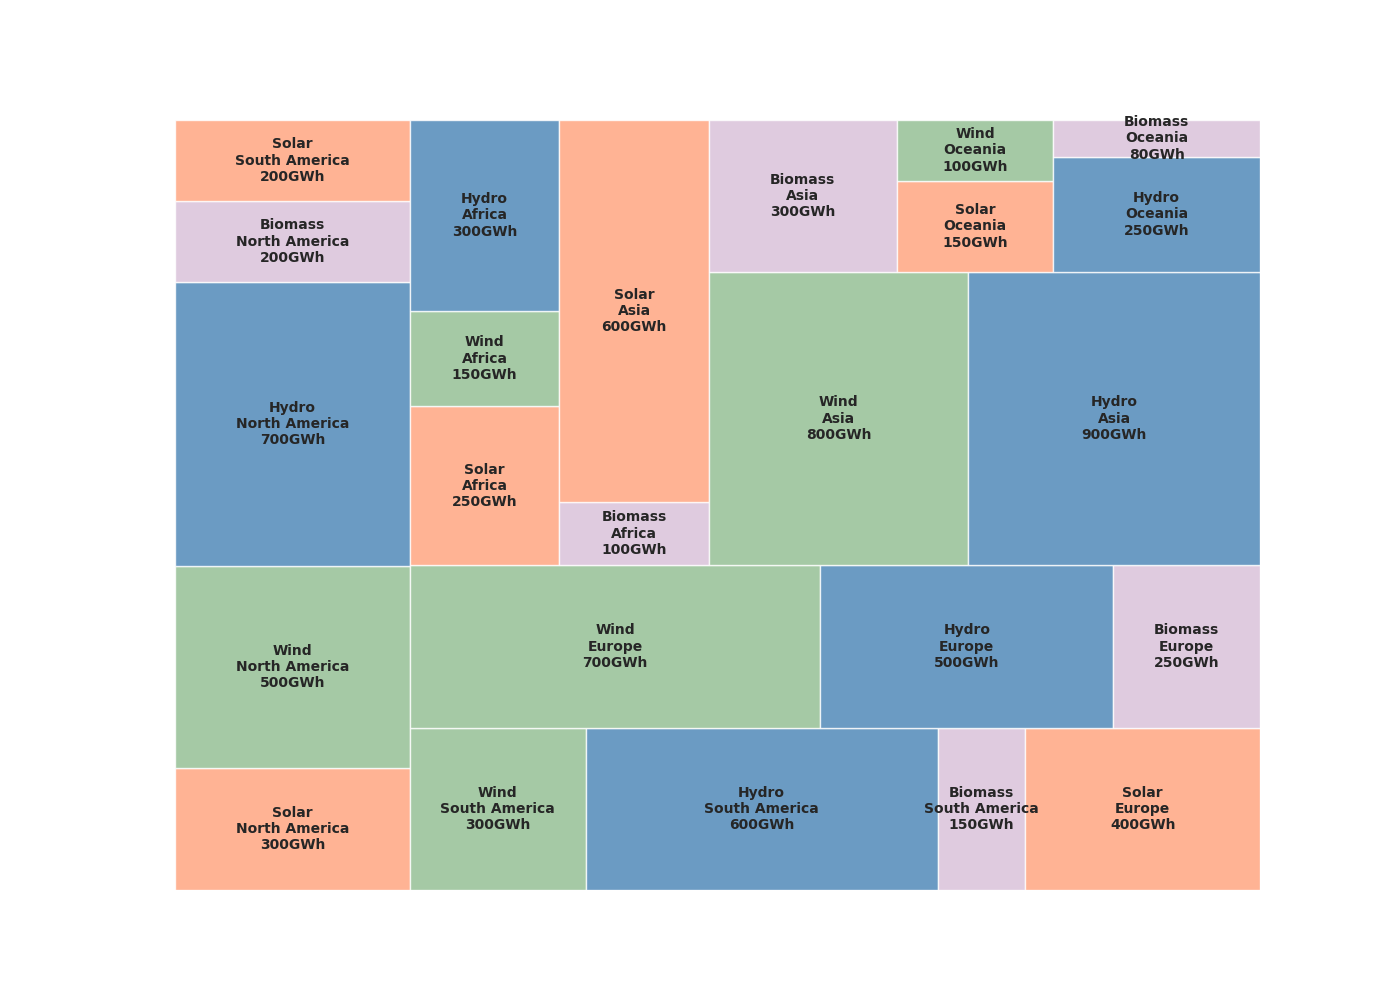

Recreate this plot in Python.
import matplotlib.pyplot as plt
import squarify

renewable_data = {
    'North America': {'Solar': 300, 'Wind': 500, 'Hydro': 700, 'Biomass': 200},
    'South America': {'Solar': 200, 'Wind': 300, 'Hydro': 600, 'Biomass': 150},
    'Europe': {'Solar': 400, 'Wind': 700, 'Hydro': 500, 'Biomass': 250},
    'Africa': {'Solar': 250, 'Wind': 150, 'Hydro': 300, 'Biomass': 100},
    'Asia': {'Solar': 600, 'Wind': 800, 'Hydro': 900, 'Biomass': 300},
    'Oceania': {'Solar': 150, 'Wind': 100, 'Hydro': 250, 'Biomass': 80}
}

labels = []
values = []
colors = []
base_colors = {
    'Solar': '#FFA07A',
    'Wind': '#8FBC8F',
    'Hydro': '#4682B4',
    'Biomass': '#D8BFD8'
}

for continent, sources in renewable_data.items():
    for source, value in sources.items():
        labels.append(f'{source}\n{continent}\n{value}GWh')
        values.append(value)
        colors.append(base_colors[source])

plt.figure(figsize=(14, 10))
squarify.plot(sizes=values, label=labels, color=colors, alpha=0.8, text_kwargs={'fontsize': 10, 'weight': 'bold', 'wrap': True})

plt.axis('off')
plt.show()
